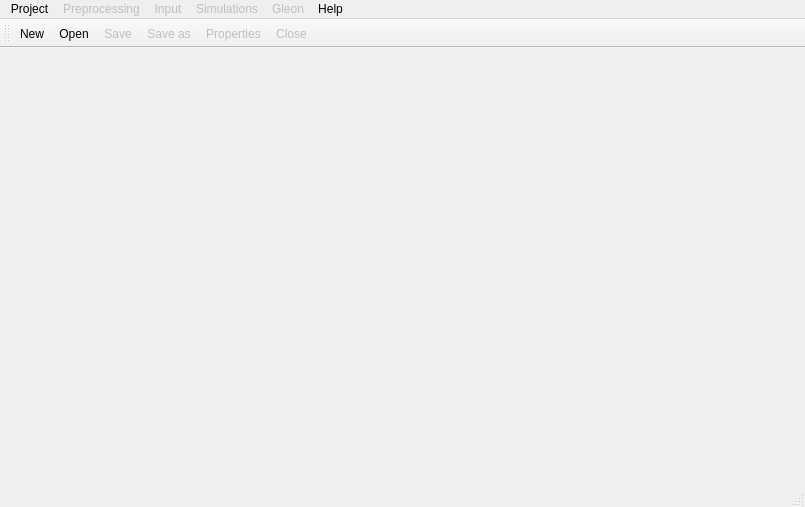
<?xml version="1.0" encoding="UTF-8"?>
<ui version="4.0">
 <class>MainWindow</class>
 <widget class="QMainWindow" name="MainWindow">
  <property name="windowModality">
   <enum>Qt::NonModal</enum>
  </property>
  <property name="geometry">
   <rect>
    <x>0</x>
    <y>0</y>
    <width>805</width>
    <height>507</height>
   </rect>
  </property>
  <property name="sizePolicy">
   <sizepolicy hsizetype="Maximum" vsizetype="Preferred">
    <horstretch>0</horstretch>
    <verstretch>0</verstretch>
   </sizepolicy>
  </property>
  <property name="windowTitle">
   <string>IPH-ECO</string>
  </property>
  <widget class="QWidget" name="centralWidget"/>
  <widget class="QMenuBar" name="menuBar">
   <property name="geometry">
    <rect>
     <x>0</x>
     <y>0</y>
     <width>805</width>
     <height>25</height>
    </rect>
   </property>
   <widget class="QMenu" name="menuProject">
    <property name="title">
     <string>Project</string>
    </property>
    <widget class="QMenu" name="menuOpenRecent">
     <property name="enabled">
      <bool>false</bool>
     </property>
     <property name="title">
      <string>Open Recent</string>
     </property>
    </widget>
    <addaction name="actionNewProject"/>
    <addaction name="actionOpenProject"/>
    <addaction name="menuOpenRecent"/>
    <addaction name="separator"/>
    <addaction name="actionSaveProject"/>
    <addaction name="actionSaveAsProject"/>
    <addaction name="actionProjectProperties"/>
    <addaction name="actionCloseProject"/>
    <addaction name="separator"/>
    <addaction name="actionExit"/>
   </widget>
   <widget class="QMenu" name="menuPreprocessing">
    <property name="enabled">
     <bool>false</bool>
    </property>
    <property name="title">
     <string>Preprocessing</string>
    </property>
    <addaction name="actionStructuredMeshGeneration"/>
    <addaction name="actionUnstructuredMeshGeneration"/>
   </widget>
   <widget class="QMenu" name="menuInput">
    <property name="enabled">
     <bool>false</bool>
    </property>
    <property name="title">
     <string>Input</string>
    </property>
    <addaction name="actionGridData"/>
    <addaction name="actionHydrodynamicData"/>
    <addaction name="actionEnvironmental_Variables"/>
    <addaction name="actionSediment_Data"/>
    <addaction name="actionMeteorology_Data"/>
   </widget>
   <widget class="QMenu" name="menuSimulations">
    <property name="enabled">
     <bool>false</bool>
    </property>
    <property name="title">
     <string>Simulations</string>
    </property>
    <addaction name="actionCreate"/>
    <addaction name="actionManage"/>
   </widget>
   <widget class="QMenu" name="menuGleon">
    <property name="enabled">
     <bool>false</bool>
    </property>
    <property name="title">
     <string>Gleon</string>
    </property>
   </widget>
   <widget class="QMenu" name="menuHelp">
    <property name="enabled">
     <bool>true</bool>
    </property>
    <property name="title">
     <string>Help</string>
    </property>
    <addaction name="actionSobre"/>
   </widget>
   <addaction name="menuProject"/>
   <addaction name="menuPreprocessing"/>
   <addaction name="menuInput"/>
   <addaction name="menuSimulations"/>
   <addaction name="menuGleon"/>
   <addaction name="menuHelp"/>
  </widget>
  <widget class="QStatusBar" name="statusBar"/>
  <widget class="QToolBar" name="toolBar">
   <property name="windowTitle">
    <string>toolBar</string>
   </property>
   <attribute name="toolBarArea">
    <enum>TopToolBarArea</enum>
   </attribute>
   <attribute name="toolBarBreak">
    <bool>false</bool>
   </attribute>
   <addaction name="actionNewProject"/>
   <addaction name="actionOpenProject"/>
   <addaction name="actionSaveProject"/>
   <addaction name="actionSaveAsProject"/>
   <addaction name="actionProjectProperties"/>
   <addaction name="actionCloseProject"/>
  </widget>
  <action name="actionNewProject">
   <property name="icon">
    <iconset resource="../../icons.qrc">
     <normaloff>:/icons/document-properties.png</normaloff>:/icons/document-properties.png</iconset>
   </property>
   <property name="text">
    <string>New</string>
   </property>
   <property name="toolTip">
    <string>New Project</string>
   </property>
   <property name="shortcut">
    <string>Ctrl+N</string>
   </property>
  </action>
  <action name="actionOpenProject">
   <property name="enabled">
    <bool>true</bool>
   </property>
   <property name="icon">
    <iconset resource="../../icons.qrc">
     <normaloff>:/icons/document-open.png</normaloff>:/icons/document-open.png</iconset>
   </property>
   <property name="text">
    <string>Open...</string>
   </property>
   <property name="shortcut">
    <string>Ctrl+O</string>
   </property>
  </action>
  <action name="actionSaveProject">
   <property name="enabled">
    <bool>false</bool>
   </property>
   <property name="icon">
    <iconset resource="../../icons.qrc">
     <normaloff>:/icons/document-save.png</normaloff>:/icons/document-save.png</iconset>
   </property>
   <property name="text">
    <string>Save</string>
   </property>
   <property name="shortcut">
    <string>Ctrl+S</string>
   </property>
  </action>
  <action name="actionSaveAsProject">
   <property name="enabled">
    <bool>false</bool>
   </property>
   <property name="icon">
    <iconset resource="../../icons.qrc">
     <normaloff>:/icons/document-save-as.png</normaloff>:/icons/document-save-as.png</iconset>
   </property>
   <property name="text">
    <string>Save as...</string>
   </property>
   <property name="shortcut">
    <string>Ctrl+Shift+S</string>
   </property>
  </action>
  <action name="actionProjectProperties">
   <property name="enabled">
    <bool>false</bool>
   </property>
   <property name="icon">
    <iconset resource="../../icons.qrc">
     <normaloff>:/icons/document-properties.png</normaloff>:/icons/document-properties.png</iconset>
   </property>
   <property name="text">
    <string>Properties</string>
   </property>
  </action>
  <action name="actionExit">
   <property name="text">
    <string>Exit</string>
   </property>
  </action>
  <action name="actionStructuredMeshGeneration">
   <property name="text">
    <string>Structured Mesh Generation</string>
   </property>
  </action>
  <action name="actionUnstructuredMeshGeneration">
   <property name="text">
    <string>Unstructured Mesh Generation</string>
   </property>
   <property name="iconText">
    <string>Unstructured Mesh Generation</string>
   </property>
  </action>
  <action name="actionBoundary_Conditions">
   <property name="text">
    <string>Boundary Conditions</string>
   </property>
  </action>
  <action name="actionGridData">
   <property name="text">
    <string>Grid Data</string>
   </property>
  </action>
  <action name="actionHydrodynamicData">
   <property name="text">
    <string>Hydrodynamic Data</string>
   </property>
  </action>
  <action name="actionEnvironmental_Variables">
   <property name="text">
    <string>Water Quality Data</string>
   </property>
  </action>
  <action name="actionCreate">
   <property name="text">
    <string>Create...</string>
   </property>
  </action>
  <action name="actionSediment_Data">
   <property name="text">
    <string>Sediment Data</string>
   </property>
  </action>
  <action name="actionMeteorology_Data">
   <property name="text">
    <string>Meteorology Data</string>
   </property>
  </action>
  <action name="actionManage">
   <property name="text">
    <string>Manage</string>
   </property>
  </action>
  <action name="actionCloseProject">
   <property name="enabled">
    <bool>false</bool>
   </property>
   <property name="icon">
    <iconset resource="../../icons.qrc">
     <normaloff>:/icons/document-close.png</normaloff>:/icons/document-close.png</iconset>
   </property>
   <property name="text">
    <string>Close</string>
   </property>
   <property name="shortcut">
    <string>Ctrl+W</string>
   </property>
  </action>
  <action name="actionSobre">
   <property name="checkable">
    <bool>false</bool>
   </property>
   <property name="enabled">
    <bool>true</bool>
   </property>
   <property name="text">
    <string>Sobre</string>
   </property>
  </action>
  <action name="actionEmpty">
   <property name="text">
    <string>Recent Project</string>
   </property>
  </action>
 </widget>
 <layoutdefault spacing="6" margin="11"/>
 <resources>
  <include location="../../icons.qrc"/>
 </resources>
 <connections>
  <connection>
   <sender>actionExit</sender>
   <signal>triggered()</signal>
   <receiver>MainWindow</receiver>
   <slot>close()</slot>
   <hints>
    <hint type="sourcelabel">
     <x>-1</x>
     <y>-1</y>
    </hint>
    <hint type="destinationlabel">
     <x>402</x>
     <y>253</y>
    </hint>
   </hints>
  </connection>
 </connections>
</ui>
